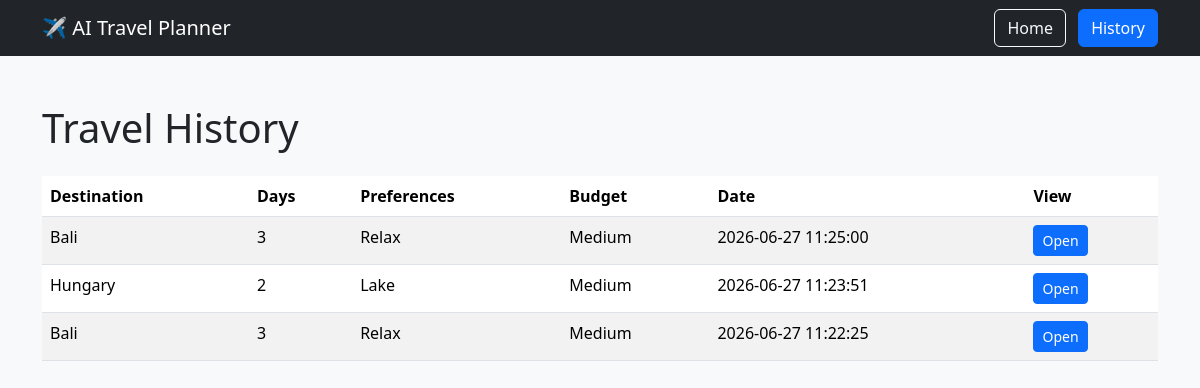
Before: /history with the older database file.
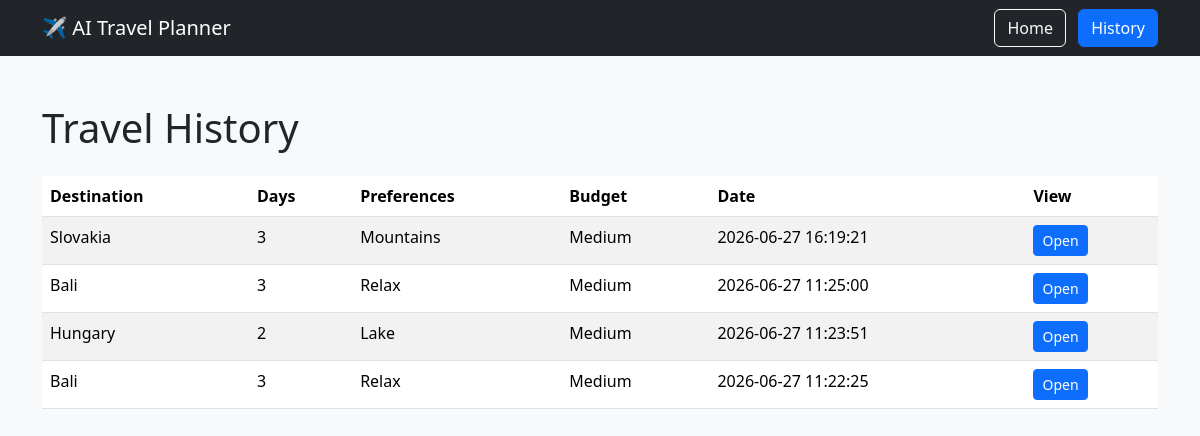
After: the same page with the newer database file.
### tables this page shows
CREATE TABLE itineraries (
            id INTEGER PRIMARY KEY AUTOINCREMENT,
            destination TEXT NOT NULL,
            days INTEGER NOT NULL,
            preferences TEXT NOT NULL,
            budget TEXT NOT NULL,       
            plan TEXT NOT NULL,
            created_at TIMESTAMP DEFAULT CURRENT_TIMESTAMP,
            image_url TEXT
        );

### app/routes.py (the view)
@main.route("/history")
def history():
    itineraries = get_all_itineraries()
    return render_template(
        "history.html",
        itineraries=itineraries
    )

### app/database.py (called while the page is built)
def get_all_itineraries():
    conn = sqlite3.connect(DB_NAME)
    cursor = conn.cursor()
    cursor.execute("""
        SELECT id, destination, days, preferences, budget, created_at
        FROM itineraries
        ORDER BY created_at DESC
    """)
    itineraries = cursor.fetchall()
    conn.close()
    return itineraries

### templates/history.html
{% extends "base.html" %}
{% block content %}
<div class="container py-5">
    <h1 class="mb-4">Travel History</h1>
    <table class="table table-striped">
        <thead>
            <tr>
                <th>Destination</th>
                <th>Days</th>
                <th>Preferences</th>
                <th>Budget</th>
                <th>Date</th>
                <th>View</th>
            </tr>
        </thead>
        <tbody>
            {% for trip in itineraries %}
            <tr>
                <td>{{ trip[1] }}</td>
                <td>{{ trip[2] }}</td>
                <td>{{ trip[3] }}</td>
                <td>{{ trip[4] }}</td>
                <td>{{ trip[5] }}</td>
                <td>
                    <a href="/trip/{{ trip[0] }}" class="btn btn-sm btn-primary">
                        Open
                    </a>
                </td>
            </tr>
            {% endfor %}
        </tbody>
    </table>
</div>
{% endblock %}

Changed rows visible on the page:
added itineraries: destination "Slovakia", days "3", preferences "Mountains", budget "Medium", created_at "2026-06-27 16:19:21"
